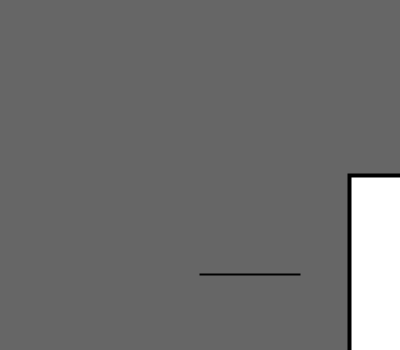
Frame 1 (no input)
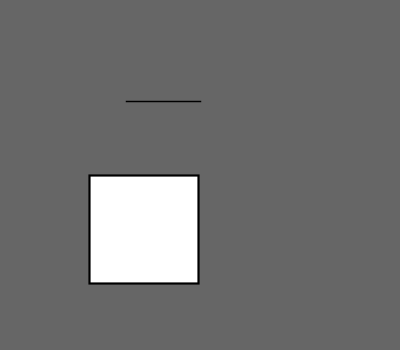
Frame 60 (the mouse pressed at the canvas centre just before this capture)
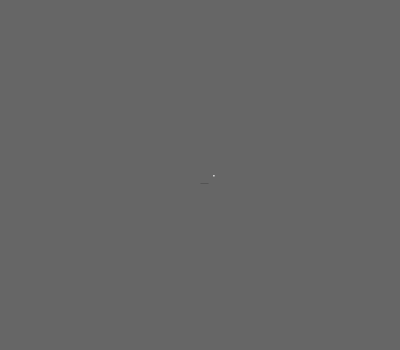
Frame 120 (the mouse held since frame 60 and released just before this capture)

The Processing sketch that drew these frames (run headless with seeded random() and noise(); from frame 60 on, the mouse is pressed at the canvas centre):

// Processing sketch: processing_1375
// ── processing_1375.pde

/**
 * Scale 
 * by Denis Grutze. 
 * 
 * Paramenters for the scale() function are values specified 
 * as decimal percentages. For example, the method call scale(2.0) 
 * will increase the dimension of the shape by 200 percent. 
 * Objects always scale from the origin. 
 */
 
float a = 0.0;
float s = 0.0;

void setup()
{
  size(400,350);
  rectMode(TOP);
  frameRate(70);
}

void draw()
{
  background(102);
  
  a = a + 0.04;
  s = cos(a)*2;
  
  translate(width/2, height/2);
  scale(s); 
  fill(51);
  rect(0, 50, 50, 50); 
  
  translate(75, 0);
  fill(255);
  scale(s);
  rect(0, 0, 50, 50);       
}
